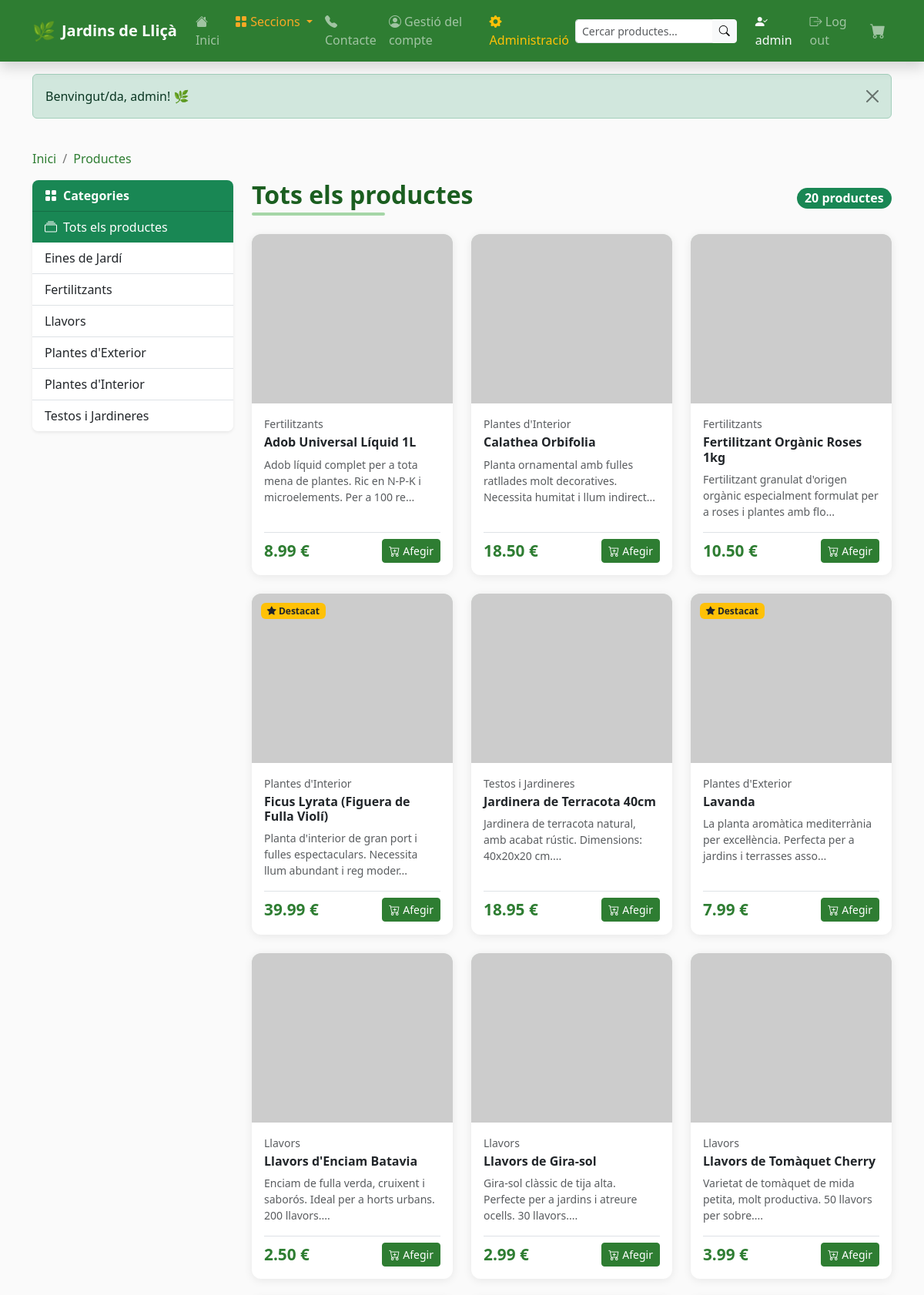
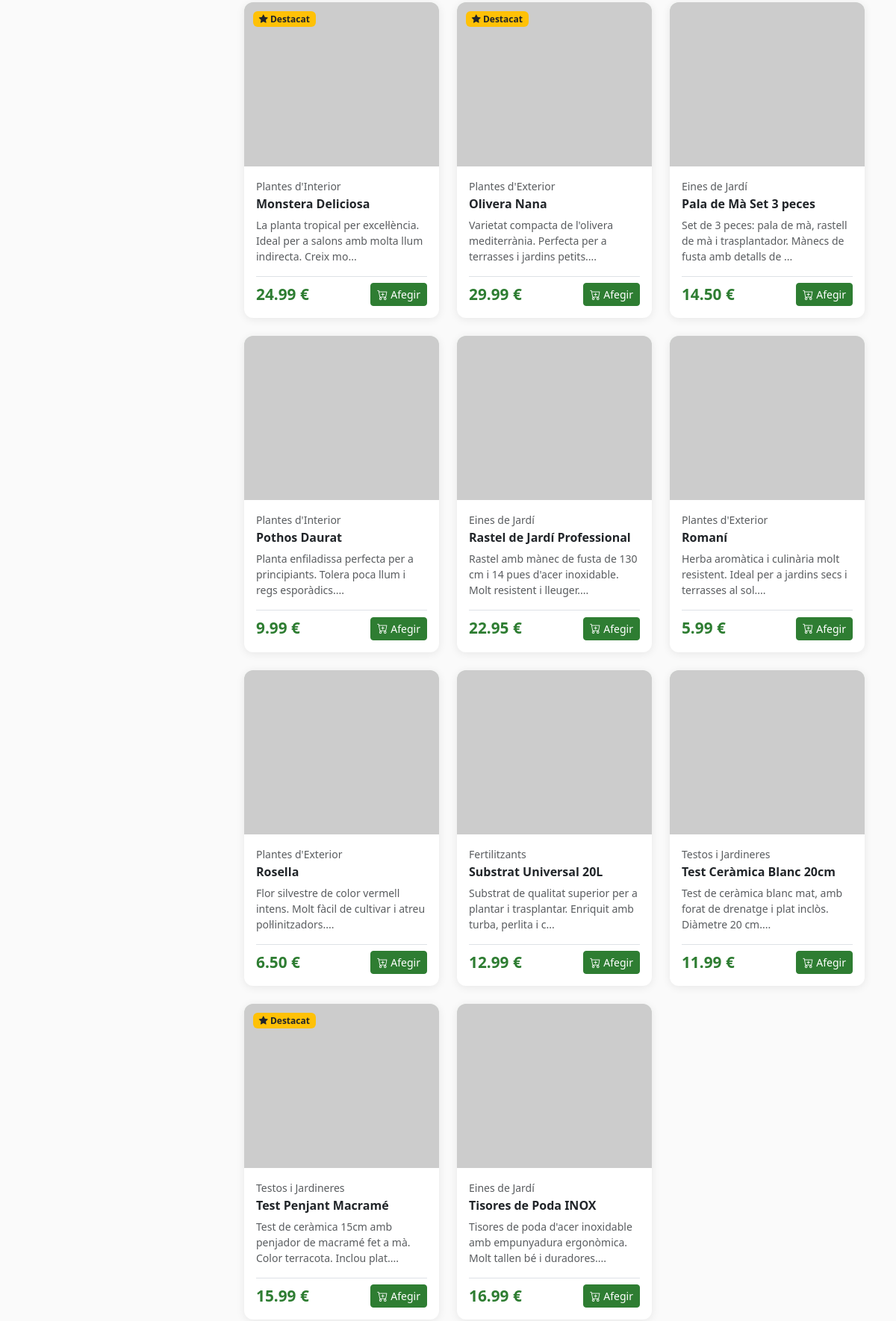
The app's page /section.php (signed in, upper part) with its own data (2 pictures, top to bottom).
### tables this page shows
CREATE TABLE IF NOT EXISTS categories (
    id INT AUTO_INCREMENT PRIMARY KEY,
    name VARCHAR(100) NOT NULL,
    slug VARCHAR(100) UNIQUE NOT NULL,
    description TEXT
);

CREATE TABLE IF NOT EXISTS products (
    id INT AUTO_INCREMENT PRIMARY KEY,
    name VARCHAR(200) NOT NULL,
    description TEXT,
    price DECIMAL(10,2) NOT NULL,
    category_id INT,
    featured TINYINT(1) DEFAULT 0,
    image VARCHAR(255) DEFAULT 'no-image.png',
    active TINYINT(1) DEFAULT 1,
    stock INT DEFAULT 0,
    created_at TIMESTAMP DEFAULT CURRENT_TIMESTAMP,
    FOREIGN KEY (category_id) REFERENCES categories(id) ON DELETE SET NULL
);

### section.php (the view, shortened to what this page needs)
<?php
require_once 'includes/functions.php';
$slug     = isset($_GET['slug']) ? trim($_GET['slug']) : null;
$category = $slug ? getCategoryBySlug($slug) : null;
if ($category) {
    $products  = getProductsByCategory($category['id'], 100);
    $pageTitle = $category['name'];
} else {
    $products  = getAllProducts();
    $pageTitle = 'Tots els productes';
}
$categories = getCategories();
require_once 'includes/header.php';
?>
<div class="container py-4">
    <nav aria-label="breadcrumb" class="mb-3">
        <ol class="breadcrumb">
            <li class="breadcrumb-item"><a href="/PHP_WEB_EI/index.php">Inici</a></li>
            <li class="breadcrumb-item"><a href="/PHP_WEB_EI/section.php">Productes</a></li>
        </ol>
    </nav>
    <div class="row">
        <div class="col-lg-3 mb-4">
            <div class="card border-0 shadow-sm rounded-3">
                <div class="card-header bg-success text-white fw-bold rounded-top-3">
                    <i class="bi bi-grid-fill me-2"></i>Categories
                </div>
                <div class="list-group list-group-flush rounded-bottom-3">
                    <a href="/PHP_WEB_EI/section.php"
                       class="list-group-item list-group-item-action <?= !$slug ? 'active bg-success text-white border-0' : '' ?>">
                        <i class="bi bi-collection me-2"></i>Tots els productes
                    </a>
                    <?php foreach ($categories as $cat): ?>
                    <a href="/PHP_WEB_EI/section.php?slug=<?= h($cat['slug']) ?>"
                       class="list-group-item list-group-item-action <?= ($slug === $cat['slug']) ? 'active bg-success text-white border-0' : '' ?>">
                        <?= h($cat['name']) ?>
                    </a>
                    <?php endforeach; ?>
                </div>
            </div>
        </div>
        <div class="col-lg-9">
            <div class="d-flex justify-content-between align-items-center mb-4">
                <h2 class="section-title mb-0"><?= h($pageTitle) ?></h2>
                <span class="badge bg-success rounded-pill fs-6"><?= count($products) ?> productes</span>
            </div>
            <?php if (empty($products)): ?>
                <div class="alert alert-info">
                    <i class="bi bi-info-circle me-2"></i>No hi ha productes en aquesta categoria.
                </div>
            <?php else: ?>
                <div class="row row-cols-1 row-cols-sm-2 row-cols-md-3 g-4">
                    <?php foreach ($products as $prod): ?>
                    <div class="col">
                        <div class="card product-card h-100 position-relative">
                            <?php if ($prod['featured']): ?>
                            <span class="badge bg-warning text-dark badge-featured"><i class="bi bi-star-fill"></i> Destacat</span>
                            <?php endif; ?>
                            <div class="card-img-wrapper">
                                <?= productImage($prod['image'], $prod['name']) ?>
                            </div>
                            <div class="card-body d-flex flex-column">
                                <p class="text-muted small mb-1"><?= h($prod['category_name'] ?? '') ?></p>
                                <h6 class="card-title fw-bold"><?= h($prod['name']) ?></h6>
                                <p class="card-text text-muted small flex-grow-1">
                                    <?= h(mb_substr($prod['description'], 0, 90)) ?>...
                                </p>
                                <div class="d-flex justify-content-between align-items-center mt-auto pt-2 border-top">
                                    <span class="price"><?= number_format($prod['price'], 2) ?> €</span>
                                    <?php if ($prod['stock'] > 0 || $prod['stock'] === null): ?>
                                    <form action="" method="POST">
                                        <button type="submit" class="btn btn-success btn-sm">
                                            <i class="bi bi-cart-plus me-1"></i>Afegir
                                        </button>
                                    </form>
                                    <?php else: ?>
                                    <button class="btn btn-secondary btn-sm" disabled>Sense estoc</button>
                                    <?php endif; ?>
                                </div>
                            </div>
                        </div>
                    </div>
                    <?php endforeach; ?>
                </div>
            <?php endif; ?>
        </div>
    </div>
</div>
<?php require_once 'includes/footer.php'; ?>

### includes/functions.php (shortened to what this page needs)
<?php
function getAllProducts(): array {
    $pdo = getDB();
    $stmt = $pdo->query("SELECT p.*, c.name AS category_name FROM products p LEFT JOIN categories c ON p.category_id = c.id ORDER BY p.name");
    return $stmt->fetchAll();
}
function getCategories(): array {
    $pdo = getDB();
    $stmt = $pdo->query("SELECT * FROM categories ORDER BY name");
    return $stmt->fetchAll();
}
function h(string $str): string {
    return htmlspecialchars($str, ENT_QUOTES, 'UTF-8');
}
function productImage(string $img, string $alt = ''): string {
    $path = '/PHP_WEB_EI/uploads/products/' . $img;
    $placeholder = 'https://placehold.co/300x300/e8f5e9/2e7d32?text=' . urlencode($alt ?: 'Producte');
    $fullPath = __DIR__ . '/../uploads/products/' . $img;
    $src = (file_exists($fullPath) && $img !== 'no-image.png') ? $path : $placeholder;
    return '<img src="' . h($src) . '" alt="' . h($alt) . '" class="img-fluid">';
}
function getFlash(): ?array {
    if (isset($_SESSION['flash'])) {
        $f = $_SESSION['flash'];
        return $f;
    }
    return null;
}
function showFlash(): void {
    $f = getFlash();
    if ($f) {
        echo '<div class="alert alert-' . h($f['type']) . ' alert-dismissible fade show" role="alert">'
            . h($f['msg'])
            . '<button type="button" class="btn-close" data-bs-dismiss="alert"></button></div>';
    }
}

### css/style.css (style rules this page uses)
:root { --green-dark: #1b5e20; --green-main: #2e7d32; --green-mid: #388e3c; --green-light: #a5d6a7; --green-pale: #e8f5e9; --amber: #f9a825; --text-dark: #212121; --text-muted: #757575; }
body { font-family: 'Segoe UI', system-ui, -apple-system, sans-serif; color: var(--text-dark); background: #fafafa; }
a { color: var(--green-main); text-decoration: none; }
.product-card { border: none; border-radius: 12px; box-shadow: 0 2px 12px rgba(0,0,0,.08); transition: transform 0.25s, box-shadow 0.25s; overflow: hidden; height: 100%; }
.product-card .card-img-wrapper { height: 220px; overflow: hidden; background: var(--green-pale); display: flex; align-items: center; justify-content: center; }
.product-card .card-img-wrapper img { height: 100%; width: 100%; object-fit: cover; transition: transform 0.4s; }
.product-card .price { font-size: 1.3rem; font-weight: 700; color: var(--green-main); }
.product-card .badge-featured { position: absolute; top: 12px; left: 12px; }
.section-title { position: relative; display: inline-block; font-weight: 700; color: var(--green-dark); }
.section-title::after { content: ''; display: block; width: 60%; height: 4px; background: var(--green-light); border-radius: 2px; margin-top: 4px; }
.btn-success { background-color: var(--green-main); border-color: var(--green-main); }
.breadcrumb-item + .breadcrumb-item::before { color: var(--text-muted); }

### records on screen
categories: name "Eines de Jardí"
categories: name "Fertilitzants"
categories: name "Llavors"
categories: name "Plantes d'Exterior"
categories: name "Plantes d'Interior"
categories: name "Testos i Jardineres"
products: category.name "Fertilitzants", name "Adob Universal Líquid 1L", description "Adob líquid complet per a tota mena de plantes. Ric en N-P-K i microelements. Per a 100 re", price "8.99"
products: category.name "Plantes d'Interior", name "Calathea Orbifolia", description "Planta ornamental amb fulles ratllades molt decoratives. Necessita humitat i llum indirect", price "18.50"
products: category.name "Fertilitzants", name "Fertilitzant Orgànic Roses 1kg", description "Fertilitzant granulat d'origen orgànic especialment formulat per a roses i plantes amb flo", price "10.50"
products: featured 1 (drawn), category.name "Plantes d'Interior", name "Ficus Lyrata (Figuera de Fulla Violí)", description "Planta d'interior de gran port i fulles espectaculars. Necessita llum abundant i reg moder", price "39.99"
products: category.name "Testos i Jardineres", name "Jardinera de Terracota 40cm", description "Jardinera de terracota natural, amb acabat rústic. Dimensions: 40x20x20 cm.", price "18.95"
products: featured 1 (drawn), category.name "Plantes d'Exterior", name "Lavanda", description "La planta aromàtica mediterrània per excel·lència. Perfecta per a jardins i terrasses asso", price "7.99"
products: category.name "Llavors", name "Llavors d'Enciam Batavia", description "Enciam de fulla verda, cruixent i saborós. Ideal per a horts urbans. 200 llavors.", price "2.50"
products: category.name "Llavors", name "Llavors de Gira-sol", description "Gira-sol clàssic de tija alta. Perfecte per a jardins i atreure ocells. 30 llavors.", price "2.99"
products: category.name "Llavors", name "Llavors de Tomàquet Cherry", description "Varietat de tomàquet de mida petita, molt productiva. 50 llavors per sobre.", price "3.99"
products: featured 1 (drawn), category.name "Plantes d'Interior", name "Monstera Deliciosa", description "La planta tropical per excel·lència. Ideal per a salons amb molta llum indirecta. Creix mo", price "24.99"
products: featured 1 (drawn), category.name "Plantes d'Exterior", name "Olivera Nana", description "Varietat compacta de l'olivera mediterrània. Perfecta per a terrasses i jardins petits.", price "29.99"
products: category.name "Eines de Jardí", name "Pala de Mà Set 3 peces", description "Set de 3 peces: pala de mà, rastell de mà i trasplantador. Mànecs de fusta amb detalls de", price "14.50"
products: category.name "Plantes d'Interior", name "Pothos Daurat", description "Planta enfiladissa perfecta per a principiants. Tolera poca llum i regs esporàdics.", price "9.99"
products: category.name "Eines de Jardí", name "Rastel de Jardí Professional", description "Rastel amb mànec de fusta de 130 cm i 14 pues d'acer inoxidable. Molt resistent i lleuger.", price "22.95"
products: category.name "Plantes d'Exterior", name "Romaní", description "Herba aromàtica i culinària molt resistent. Ideal per a jardins secs i terrasses al sol.", price "5.99"
products: category.name "Plantes d'Exterior", name "Rosella", description "Flor silvestre de color vermell intens. Molt fàcil de cultivar i atreu pol·linitzadors.", price "6.50"
products: category.name "Fertilitzants", name "Substrat Universal 20L", description "Substrat de qualitat superior per a plantar i trasplantar. Enriquit amb turba, perlita i c", price "12.99"
products: category.name "Testos i Jardineres", name "Test Ceràmica Blanc 20cm", description "Test de ceràmica blanc mat, amb forat de drenatge i plat inclòs. Diàmetre 20 cm.", price "11.99"
products: featured 1 (drawn), category.name "Testos i Jardineres", name "Test Penjant Macramé", description "Test de ceràmica 15cm amb penjador de macramé fet a mà. Color terracota. Inclou plat.", price "15.99"
products: category.name "Eines de Jardí", name "Tisores de Poda INOX", description "Tisores de poda d'acer inoxidable amb empunyadura ergonòmica. Molt tallen bé i duradores.", price "16.99"

### other values on screen
$_SESSION['username'] "admin"
$f['msg'] "Benvingut/da, admin! 🌿"
$pageTitle "Tots els productes"
count($products) "20"
